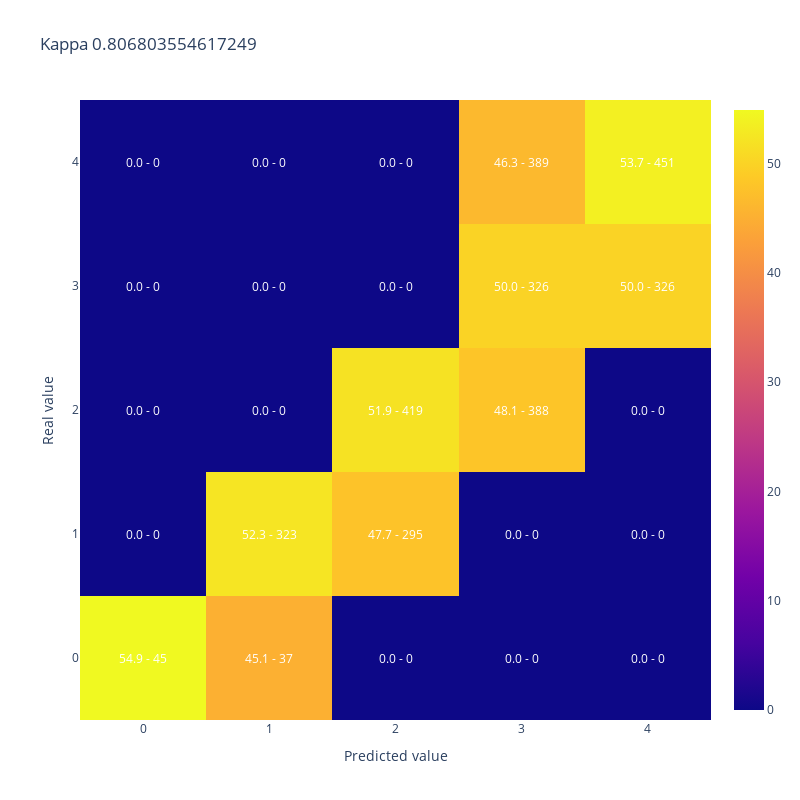

Source (notebook cell):
### Code cell
#A modo de ejemplo muestro kappa y matriz de confusion para 50% de aciertos donde los errores quedan cerca de la clase correcta
y_simulado_cerca = [y_test.iloc[sample] if random_list[sample]<50/100 else y_cerca[sample] for sample in range(len(y_test))]

display(plot_confusion_matrix(y_test,y_simulado_cerca, 
                              title = "Kappa " + str(cohen_kappa_score(y_test,y_simulado_cerca, weights = 'quadratic'))))

### Figure 1 — Plotly figure (JSON) as saved in the notebook; plotly's stock layout.template omitted (floating-point values rounded to 4 significant figures)
{"data": [{"type": "heatmap", "x": [0, 1, 2, 3, 4], "y": [0, 1, 2, 3, 4], "z": [[54.88, 45.12, 0.0, 0.0, 0.0], [0.0, 52.27, 47.73, 0.0, 0.0], [0.0, 0.0, 51.92, 48.08, 0.0], [0.0, 0.0, 0.0, 50.0, 50.0], [0.0, 0.0, 0.0, 46.31, 53.69]]}], "layout": {"annotations": [{"font": {"color": "white"}, "showarrow": false, "text": "54.9 - 45", "x": 0, "xref": "x", "y": 0, "yref": "y"}, {"font": {"color": "white"}, "showarrow": false, "text": "45.1 - 37", "x": 1, "xref": "x", "y": 0, "yref": "y"}, {"font": {"color": "white"}, "showarrow": false, "text": "0.0 - 0", "x": 2, "xref": "x", "y": 0, "yref": "y"}, {"font": {"color": "white"}, "showarrow": false, "text": "0.0 - 0", "x": 3, "xref": "x", "y": 0, "yref": "y"}, {"font": {"color": "white"}, "showarrow": false, "text": "0.0 - 0", "x": 4, "xref": "x", "y": 0, "yref": "y"}, {"font": {"color": "white"}, "showarrow": false, "text": "0.0 - 0", "x": 0, "xref": "x", "y": 1, "yref": "y"}, {"font": {"color": "white"}, "showarrow": false, "text": "52.3 - 323", "x": 1, "xref": "x", "y": 1, "yref": "y"}, {"font": {"color": "white"}, "showarrow": false, "text": "47.7 - 295", "x": 2, "xref": "x", "y": 1, "yref": "y"}, {"font": {"color": "white"}, "showarrow": false, "text": "0.0 - 0", "x": 3, "xref": "x", "y": 1, "yref": "y"}, {"font": {"color": "white"}, "showarrow": false, "text": "0.0 - 0", "x": 4, "xref": "x", "y": 1, "yref": "y"}, {"font": {"color": "white"}, "showarrow": false, "text": "0.0 - 0", "x": 0, "xref": "x", "y": 2, "yref": "y"}, {"font": {"color": "white"}, "showarrow": false, "text": "0.0 - 0", "x": 1, "xref": "x", "y": 2, "yref": "y"}, {"font": {"color": "white"}, "showarrow": false, "text": "51.9 - 419", "x": 2, "xref": "x", "y": 2, "yref": "y"}, {"font": {"color": "white"}, "showarrow": false, "text": "48.1 - 388", "x": 3, "xref": "x", "y": 2, "yref": "y"}, {"font": {"color": "white"}, "showarrow": false, "text": "0.0 - 0", "x": 4, "xref": "x", "y": 2, "yref": "y"}, {"font": {"color": "white"}, "showarrow": false, "text": "0.0 - 0", "x": 0, "xref": "x", "y": 3, "yref": "y"}, {"font": {"color": "white"}, "showarrow": false, "text": "0.0 - 0", "x": 1, "xref": "x", "y": 3, "yref": "y"}, {"font": {"color": "white"}, "showarrow": false, "text": "0.0 - 0", "x": 2, "xref": "x", "y": 3, "yref": "y"}, {"font": {"color": "white"}, "showarrow": false, "text": "50.0 - 326", "x": 3, "xref": "x", "y": 3, "yref": "y"}, {"font": {"color": "white"}, "showarrow": false, "text": "50.0 - 326", "x": 4, "xref": "x", "y": 3, "yref": "y"}, {"font": {"color": "white"}, "showarrow": false, "text": "0.0 - 0", "x": 0, "xref": "x", "y": 4, "yref": "y"}, {"font": {"color": "white"}, "showarrow": false, "text": "0.0 - 0", "x": 1, "xref": "x", "y": 4, "yref": "y"}, {"font": {"color": "white"}, "showarrow": false, "text": "0.0 - 0", "x": 2, "xref": "x", "y": 4, "yref": "y"}, {"font": {"color": "white"}, "showarrow": false, "text": "46.3 - 389", "x": 3, "xref": "x", "y": 4, "yref": "y"}, {"font": {"color": "white"}, "showarrow": false, "text": "53.7 - 451", "x": 4, "xref": "x", "y": 4, "yref": "y"}], "height": 800, "title": {"text": "Kappa 0.806803554617249"}, "width": 800, "xaxis": {"title": {"text": "Predicted value"}}, "yaxis": {"title": {"text": "Real value"}}}}
